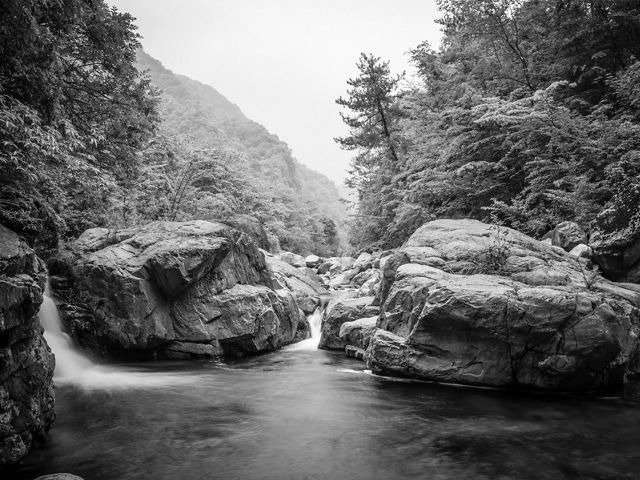
#> input picture image_data/raw/river.jpg, 640 x 480 px
$ python main.py
#> lines starting #> are read from the running program, lines starting #| are printed output that depends on the picture; long printed decimals are rounded
#> further down, image is the input picture: shape (480, 640); min 0, max 255, mean 106.1
### python_scripts/utils.py
import math
import numpy as np

# [143 lines left out: functions ndarray_to_mem, mem_to_ndarray, mem_2d_to_ndarray, float_to_fixed_point, float_arr_to_fixed_arr, generate_fixed_cosine_mem, not called in this run]

def round_matrix(matrix):
    """
    Returns a matrix with all elements rounded to the nearest power of two
    """
    rounded_matrix = np.zeros_like(matrix, dtype=int)
    for i in range(matrix.shape[0]):
        for j in range(matrix.shape[1]):
            n = matrix[i][j]
            if n < 1:
                rounded_matrix[i][j] = 0
            elif n == 1:
                rounded_matrix[i][j] = 1
            else:
                # Find the log base 2 of the number
                log2_n = math.log(n, 2)
                # Round the log2 value to the nearest integer
                nearest_power = round(log2_n)
                # Return 2 raised to the power of the rounded log2 value
                rounded_matrix[i][j] = 2 ** nearest_power

    return rounded_matrix

### python_scripts/codec.py
import numpy as np
import cv2


# [27 lines of commented-out code are left out]

def dct_2d(block):
    """Apply 2D DCT to an 8x8 block."""
    return cv2.dct(block.astype(np.float32))

def idct_2d(block):
    """Apply 2D inverse DCT to an 8x8 block."""
    return cv2.idct(block)

def compress_block(block, quantization_matrix):
    dct_block = dct_2d(block)
    return np.round(dct_block / quantization_matrix)

def decompress_block(block, quantization_matrix):
    dequantized = block * quantization_matrix
    return idct_2d(dequantized)

def process_image(image, quantization_matrix):
    h, w = image.shape
#> h = 480; w = 640
    compressed = np.zeros_like(image, dtype=np.float32)
    decompressed = np.zeros_like(image, dtype=np.uint8)
    for i in range(0, h, 8):
        for j in range(0, w, 8):
            block = image[i:i+8, j:j+8]
            compressed_block = compress_block(block, quantization_matrix)
            decompressed_block = decompress_block(compressed_block, quantization_matrix)
            compressed[i:i+8, j:j+8] = compressed_block
            decompressed[i:i+8, j:j+8] = np.clip(decompressed_block, 0, 255)
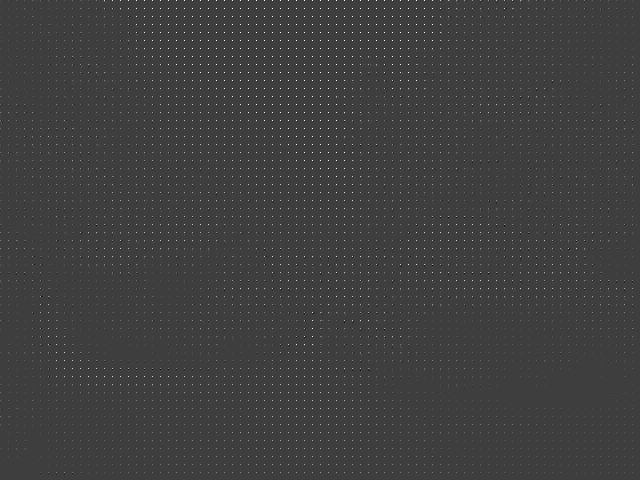
#> compressed: shape (480, 640) float32; min -41, max 125, mean 0.8; drawn with min black and max white
    return compressed, decompressed

def compress_image(image, quantization_matrix):
    h, w = image.shape
#> h = 480; w = 640
    coefficients = np.zeros_like(image, dtype=np.float32)
    for i in range(0, h, 8):
        for j in range(0, w, 8):
            block = image[i:i+8, j:j+8]
            compressed_block = compress_block(block, quantization_matrix)
            coefficients[i:i+8, j:j+8] = compressed_block
    return coefficients

def decompress_image(coefficients, quantization_matrix):
    h, w = coefficients.shape
#> h = 480; w = 640
    decompressed_image = np.zeros_like(coefficients, dtype=np.uint8)
    for i in range(0, h, 8):
        for j in range(0, w, 8):
            compressed_block = coefficients[i:i+8, j:j+8]
            decompressed_block = decompress_block(compressed_block, quantization_matrix)
            decompressed_image[i:i+8, j:j+8] = np.clip(decompressed_block, 0, 255)
    return decompressed_image

### python_scripts/main.py
import cv2
import numpy as np
import time
from utils import *
from codec import *

# Load grayscale image
image = cv2.imread('../image_data/raw/river.jpg', cv2.IMREAD_GRAYSCALE)

# build quantization matrix
quantization_matrix = np.array([[16, 11, 10, 16, 24, 40, 51, 61],
                                [12, 12, 14, 19, 26, 58, 60, 55],
                                [14, 13, 16, 24, 40, 57, 69, 56],
                                [14, 17, 22, 29, 51, 87, 80, 62],
                                [18, 22, 37, 56, 68, 109, 103, 77],
                                [24, 35, 55, 64, 81, 104, 113, 92],
                                [49, 64, 78, 87, 103, 121, 120, 101],
                                [72, 92, 95, 98, 112, 100, 103, 99]])

# round quantization matrix
rounded_quantization_matrix = round_matrix(quantization_matrix)

np.set_printoptions(suppress=True, precision=4)

compressed, decompressed = process_image(image, quantization_matrix)

compressed_rounded, decompressed_rounded = process_image(image, rounded_quantization_matrix)

# measure the time of each step separately
# compression
start = time.time()
comp_round_separate = compress_image(image, quantization_matrix)
end = time.time()
compression_time_ms = (end - start)*1000
print("\nPython CV2 Compression takes ", compression_time_ms, " ms to complete")

#decompression
start = time.time()
decomp_round_separate = decompress_image(comp_round_separate, quantization_matrix)
end = time.time()
decompression_time_ms = (end - start)*1000
print("\nPython CV2 Decompression takes ", decompression_time_ms, " ms to complete")

mse = np.mean((image - decompressed) ** 2)
#> mse = 43.11
mse_rounded = np.mean((image - decompressed_rounded) ** 2)
#> mse_rounded = 42.8

print("\nMSE between raw and reconstructed image with normal matrix:\n", mse)
#| MSE between raw and reconstructed image with normal matrix:
#|  43.110
print("\nMSE between raw and reconstructed image with rounded matrix:\n", mse_rounded)
#| MSE between raw and reconstructed image with rounded matrix:
#|  42.800

# Save or display the decompressed image
cv2.imwrite('../image_data/decompressed/river.jpg', decompressed)
cv2.imwrite('../image_data/decompressed/river_rounded.jpg', decompressed_rounded)
